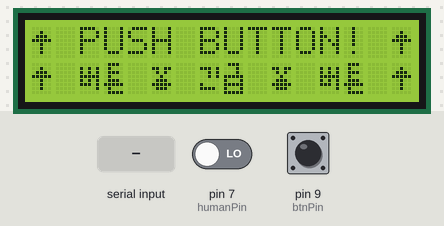
A sketch run on a simulated Arduino Uno, built with avr-gcc and run on an emulated ATmega328P. On the bench: 16×2 character LCD. The test bench sets the inputs (shaded band); at power-on: pin 7 (humanPin) LOW, pin 9 (btnPin) LOW.

Above: at 1.3 s.
1.4 s: "1" received over the second serial link
At 2.6 s:
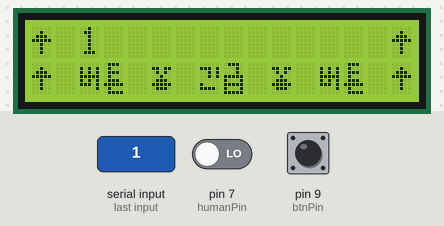
2.9 s: "0" received over the second serial link
At 3.7 s:
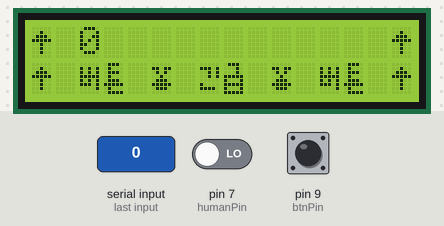
4.4 s: "r" received over the second serial link
At 5.3 s:
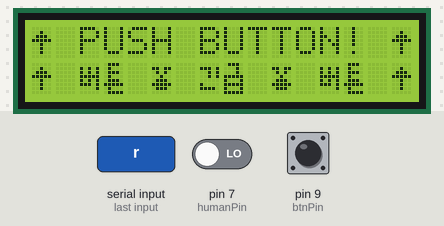
Timing chart, 0 to 7.4 s (numbered marks = the images above; inputs shaded):
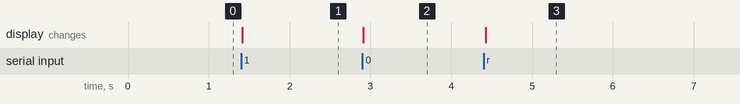

Measured:
- after the input at 1.4 s, the display: changes at once (image 1)
- after the input at 2.9 s, the display: changes at once (image 2)
- after the input at 4.4 s, the display: changes at once (image 3)

The sketch:

down.ino
```cpp
#include <Servo.h>
#include <SoftwareSerial.h>
#include <LiquidCrystal_I2C.h>

#define btnPin 9
#define BT_TXD 10
#define BT_RXD 11
#define humanPin 7

//블루투스
SoftwareSerial bluetooth(BT_RXD, BT_TXD);

// 인체감지센서
int statusPIR = 0;

//버튼
int statusBtn = 0;

// LCD
LiquidCrystal_I2C lcd(0x27, 16, 2);
String msg="";
String reset_msg="PUSH BUTTON!";
byte arrow[8] = {
  B00000,
  B00100,
  B01110,
  B11111,
  B00100,
  B00100,
  B00100,
  B00000
};

byte BEE[8] = {
  B00000,
  B11011,
  B01010,
  B00100,
  B01110,
  B11111,
  B01110,
  B00000
};

byte bt1[8] = {
  B00000,
  B11101,
  B00101,
  B00101,
  B00000,
  B10000,
  B11110,
  B00000
};

byte bt2[8] = {
  B01110,
  B00010,
  B00010,
  B11111,
  B10001,
  B11111,
  B10001,
  B11111
};

byte bt3[8] = {
  B00000,
  B10101,
  B10101,
  B11111,
  B10101,
  B11101,
  B00001,
  B00000
};

byte bt4[8] = {
  B01110,
  B01000,
  B01110,
  B01000,
  B01110,
  B11111,
  B01000,
  B01111
};


void setup()
{
  //블루투스 통신
  bluetooth.begin(9600);

  // 버튼
  pinMode(btnPin, INPUT);

  //인체감지센서
  pinMode(humanPin, INPUT);

  // LCD
  lcd.begin();
  lcd.createChar(0, arrow);
  lcd.createChar(1, BEE);
  lcd.createChar(2, bt1);
  lcd.createChar(3, bt2);
  lcd.createChar(4, bt3);
  lcd.createChar(5, bt4);
  printLcd();
}

void loop()
{
  // 블루투스
  // 아두이노 -> 안드로이드
  if (Serial.available()) {
    char toSend = (char)Serial.read();
    bluetooth.print(toSend);
  }

  // 안드로이드 -> 아두이노
  if(bluetooth.available()){
    char from=(char)bluetooth.read();
    msg=msg+from;
  }else{
    if(msg!=""){
      if(msg=="r"&&msg!=reset_msg){
        msg=reset_msg;
      }
      changeMsg();
    }
  }

  //인체감지센서
  int human_on = digitalRead(humanPin);
  if((human_on==HIGH) && (statusPIR == LOW)){
    bluetooth.print("생존자발견");
    statusPIR=HIGH;
  }else{
    if((human_on == LOW) && (statusPIR == HIGH)){
      statusPIR=LOW;
    }
  }

  //버튼
  int btn_on = digitalRead(btnPin);
  if((btn_on==HIGH) && (statusBtn == LOW)){
    bluetooth.print("구조요청");
    statusBtn=HIGH;
  }else{
    if((btn_on == LOW) && (statusBtn == HIGH)){
      statusBtn=LOW;
    }
  }
}

void printLcd(){
  lcd.backlight();
  lcd.clear();

  setFirst();
  setSecond();
}

void setFirst(){
  lcd.setCursor(0, 0);
  lcd.write(byte(0));
  lcd.setCursor(2, 0);
  lcd.print(reset_msg);
  lcd.setCursor(15, 0);
  lcd.write(byte(0));
}

void setSecond(){
  lcd.setCursor(0, 1);
  lcd.write(0);
  lcd.print(" ");
  lcd.write(4);
  lcd.write(5);
  lcd.print(" ");
  lcd.write(1);
  lcd.print(" ");
  lcd.write(2);
  lcd.write(3);
  lcd.print(" ");
  lcd.write(1);
  lcd.print(" ");
  lcd.write(4);
  lcd.write(5);
  lcd.print(" ");
  lcd.write(0);
}

void changeMsg(){
  lcd.setCursor(2,0);
  for(int i=2; i<14; i++){
    lcd.print(" ");
  }
  lcd.setCursor(2,0);
  lcd.print(msg);
  msg="";
}
```
